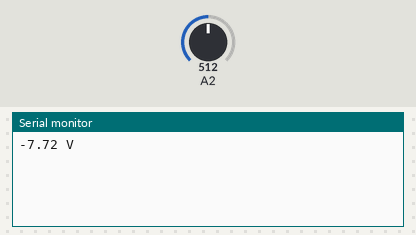
Simulated run of this sketch. Board: Arduino Uno, built with avr-gcc and run on an emulated ATmega328P. On the bench: the last lines printed to the serial monitor. Inputs (shaded band) come from the test bench; at power-on: A2 = 512.

Above: at 1.2 s.
1.3 s: A2 set to 716
At 2.4 s:
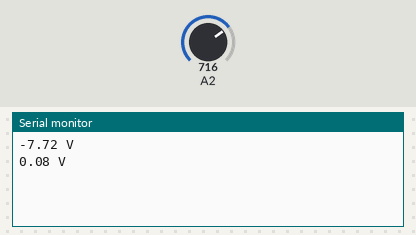
2.8 s: A2 set to 900
At 3.6 s:
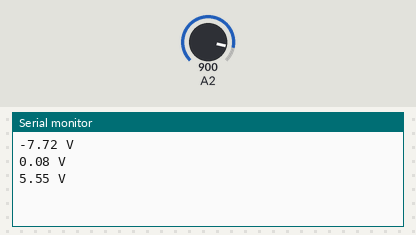
Timing chart, 0 to 5.8 s (numbered marks = the images above; inputs shaded):
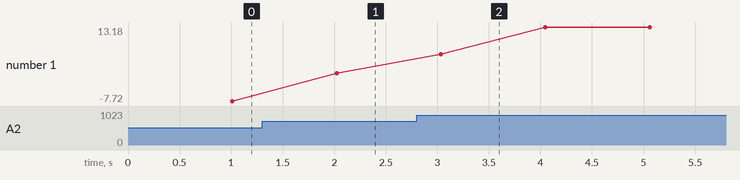

Measured:
- after the input at 1.3 s, the serial monitor: prints a new line after 0.72 s (image 1)
- after the input at 2.8 s, the serial monitor: prints a new line after 0.24 s (image 2)
- plotted number 1: -7.72 → 0.08 after the input at 1.3 s, 0.08 → 13.18 after the input at 2.8 s

The sketch:

voltage_measure.ino
```cpp
#define NUM_SAMPLES 100

int sum = 0;                    // sum of samples taken
unsigned char sample_count = 0; // current sample number
float voltage = 0.0;            // calculated voltage

void setup()
{
    Serial.begin(9600);
}

void loop()
{
    while (sample_count < NUM_SAMPLES) {
        sum += analogRead(A2);
        sample_count++;
        delay(10);
    }

    voltage = ((float)sum / (float)NUM_SAMPLES * 5.015) / 1024.0;

    Serial.print(voltage * 11);
    Serial.println (" V");
    sample_count = 0;
    sum = 0;
}
```
